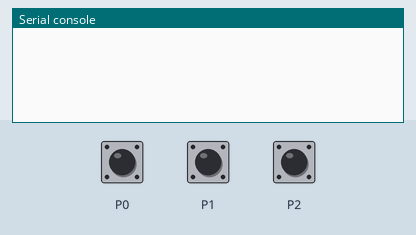
This program was run on a simulated BBC micro:bit running MicroPython. Shown: the last lines printed to the serial console. The inputs (shaded band) are chosen by the test bench. No radio messages arrive unless stated (any console line starting 'radio sent:' is added by the test bench).

Above: at 1.2 s.
1.3 s: touch pin P0 pressed for 0.15 s
At 2.0 s:
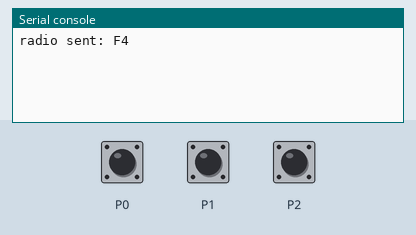
2.9 s: touch pin P1 pressed for 0.15 s
At 3.2 s:
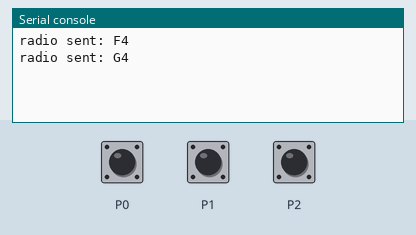
4.5 s: touch pin P2 pressed for 0.15 s
At 5.7 s:
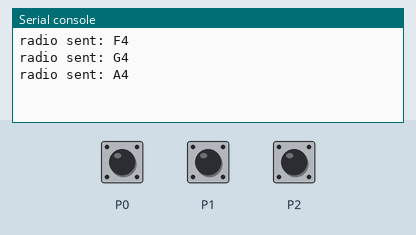

Measured:
- after the input at 1.3 s, the serial console: prints a new line at once (image 1)
- after the input at 2.9 s, the serial console: prints a new line at once (image 2)
- after the input at 4.5 s, the serial console: prints a new line at once (image 3)

The program:

instrument_note_fga.py
```python
from microbit import *
import radio

radio.on()
while True:
    if pin0.is_touched():
        radio.send("F4")
        sleep(500)
    elif pin1.is_touched():
        radio.send("G4")
        sleep(500)
    elif pin2.is_touched():
        radio.send("A4")
        sleep(500)
```
